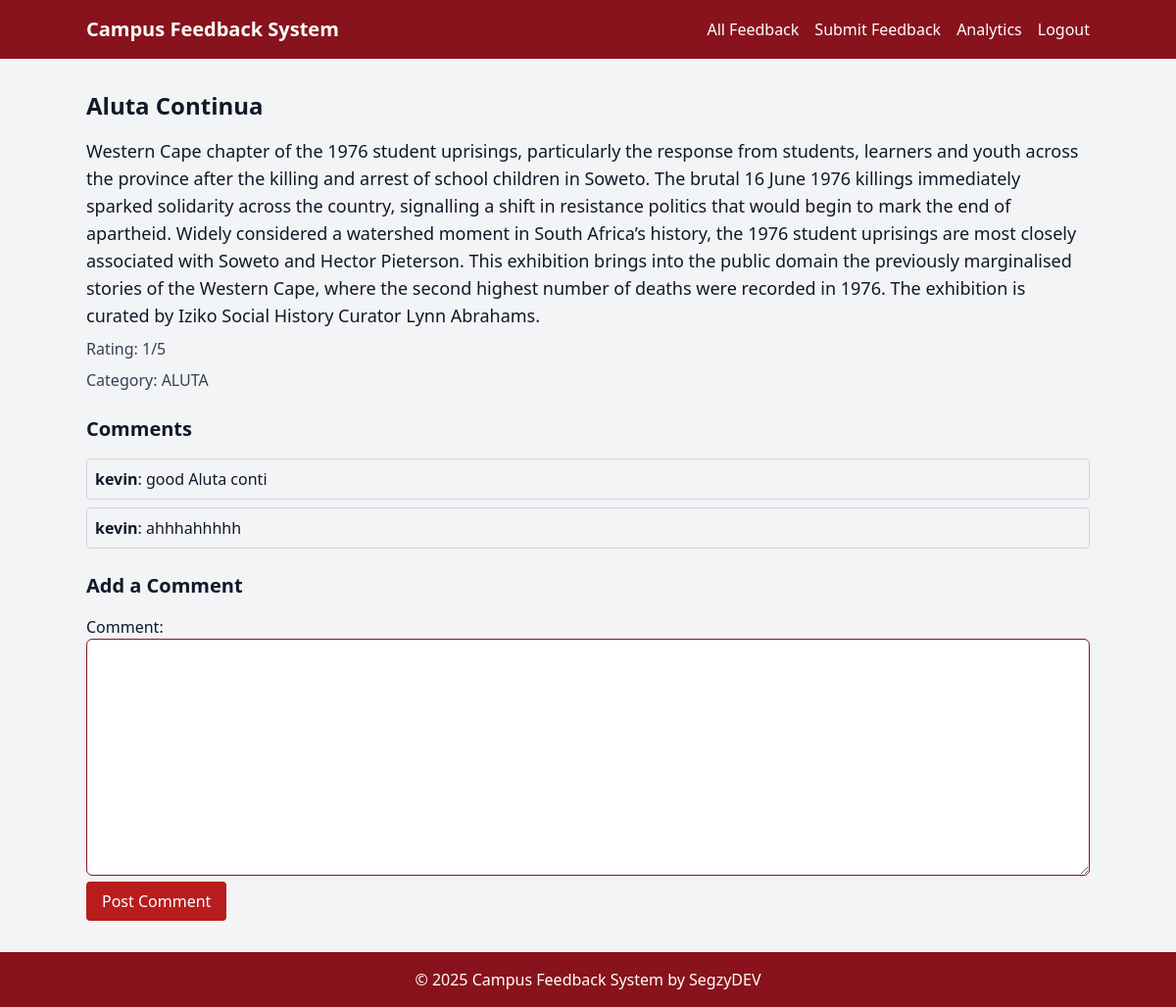
/feedback/5/ (signed in), run on the app's committed database.
### feedback/models.py (models this page shows, shortened)
class Feedback(models.Model):
    user = models.ForeignKey(User, on_delete=models.CASCADE)
    category = models.ForeignKey(FeedbackCategory, on_delete=models.CASCADE, db_index=True)
    title = models.CharField(max_length=200, db_index=True)
    description = models.TextField()
    rating = models.IntegerField(choices=[(i, str(i)) for i in range(1, 6)])
    submitted_at = models.DateTimeField(auto_now_add=True)

class FeedbackCategory(models.Model):
    name = models.CharField(max_length=100, unique=True)

class FeedbackComment(models.Model):
    feedback = models.ForeignKey(Feedback, on_delete=models.CASCADE, related_name="comments")
    user = models.ForeignKey(User, on_delete=models.CASCADE)
    comment = models.TextField()
    commented_at = models.DateTimeField(auto_now_add=True)

### feedback/views.py (the view)
# urls.py: path('feedback/<int:feedback_id>/', views.view_feedback, name='view_feedback'),
@login_required(login_url='login')
def view_feedback(request, feedback_id):
    feedback = get_object_or_404(Feedback, id=feedback_id)
    comments = feedback.comments.all()
    if request.method == 'POST':
        form = FeedbackCommentForm(request.POST)
        if form.is_valid():
            comment = form.save(commit=False)
            comment.user = request.user
            comment.feedback = feedback
            comment.save()
            messages.success(request, 'Your comment has been added!')
            return redirect('view_feedback', feedback_id=feedback.id)
    else:
        form = FeedbackCommentForm()
    return render(request, 'feedback/view_feedback.html', {
        'feedback': feedback,
        'comments': comments,
        'form': form
    })

### feedback/forms.py
class FeedbackCommentForm(forms.ModelForm):
    class Meta:
        model = FeedbackComment
        fields = ['comment']

### feedback/templates/feedback/view_feedback.html (shortened to what this page needs)
{% extends 'base.html' %}
{% block content %}
<h2 class="text-2xl font-semibold text-88131c">{{ feedback.title }}</h2>
<p class="text-lg mt-4">{{ feedback.description }}</p>
<p class="mt-2 text-gray-700">Rating: {{ feedback.rating }}/5</p>
<p class="mt-2 text-gray-700">Category: {{ feedback.category.name }}</p>
<h3 class="text-xl font-semibold mt-6">Comments</h3>
<ul class="space-y-2 mt-4">
    {% for comment in comments %}
        <li class="p-2 border border-gray-300 rounded">
            <strong>{{ comment.user.username }}</strong>: {{ comment.comment }}
        </li>
    {% endfor %}
</ul>
<h3 class="text-xl font-semibold mt-6">Add a Comment</h3>
<form method="post" class="mt-4">
    {{ form.as_p }}
    <button type="submit" class="bg-88131c text-white py-2 px-4 rounded bg-red-700">
        Post Comment
    </button>
</form>
{% endblock %}

### static/styles.css (style rules this page uses)
input[type="text"], input[type="email"], input[type="password"], select, textarea { border: 1px solid rgb(132, 22, 31); border-radius: 0.375rem; padding: 0.5rem; width: 100%; box-sizing: border-box; }
button { transition: background-color 0.3s ease, box-shadow 0.3s ease; }

### feedback/templates/base.html (style rules this page uses)
body { display: flex; flex-direction: column; min-height: 100vh; margin: 0; }

### data on the page
Feedback: title "Aluta Continua", description "Western Cape chapter of the 1976 student uprisings, particularly the response from students, learners and youth across the province after the killing and arrest of school children in Soweto. The brutal 16 June 1976 killings immediately sparked solidarity across the country, signalling a shift in resistance politics that would begin to mark the end of apartheid. Widely considered a watershed moment in South Africa’s history, the 1976 student uprisings are most closely associated with Soweto and Hector Pieterson. This exhibition brings into the public domain the previously marginalised stories of the Western Cape, where the second highest number of deaths were recorded in 1976. The exhibition…", rating "1", category.name "ALUTA"
FeedbackComment: user.username "kevin", comment "good Aluta conti"
FeedbackComment: user.username "kevin", comment "ahhhahhhhh"
